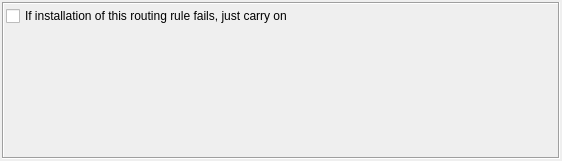
<ui version="4.0" >
 <class>RoutingRuleOptionsDialog_q</class>
 <widget class="QWidget" name="RoutingRuleOptionsDialog_q" >
  <property name="geometry" >
   <rect>
    <x>0</x>
    <y>0</y>
    <width>562</width>
    <height>161</height>
   </rect>
  </property>
  <property name="windowTitle" >
   <string>Routing Rule Options</string>
  </property>
  <layout class="QGridLayout" >
   <property name="margin" >
    <number>2</number>
   </property>
   <property name="spacing" >
    <number>2</number>
   </property>
   <item row="0" column="0" >
    <layout class="QVBoxLayout" >
     <property name="spacing" >
      <number>2</number>
     </property>
     <property name="margin" >
      <number>0</number>
     </property>
     <item>
      <widget class="QStackedWidget" name="wStack" >
       <property name="sizePolicy" >
        <sizepolicy vsizetype="Minimum" hsizetype="Preferred" >
         <horstretch>0</horstretch>
         <verstretch>0</verstretch>
        </sizepolicy>
       </property>
       <property name="frameShape" >
        <enum>QFrame::Box</enum>
       </property>
       <property name="frameShadow" >
        <enum>QFrame::Sunken</enum>
       </property>
       <widget class="QWidget" name="page0" >
        <layout class="QGridLayout" >
         <property name="margin" >
          <number>0</number>
         </property>
         <property name="spacing" >
          <number>2</number>
         </property>
         <item row="0" column="0" >
          <widget class="QFrame" name="frame1" >
           <property name="frameShape" >
            <enum>QFrame::NoFrame</enum>
           </property>
           <property name="frameShadow" >
            <enum>QFrame::Raised</enum>
           </property>
           <layout class="QGridLayout" >
            <property name="margin" >
             <number>2</number>
            </property>
            <property name="spacing" >
             <number>2</number>
            </property>
            <item row="2" column="0" colspan="3" >
             <widget class="QCheckBox" name="routing_non_critical_rule" >
              <property name="text" >
               <string>If installation of this routing rule fails, just carry on</string>
              </property>
             </widget>
            </item>
            <item row="5" column="0" >
             <spacer>
              <property name="orientation" >
               <enum>Qt::Vertical</enum>
              </property>
              <property name="sizeType" >
               <enum>QSizePolicy::MinimumExpanding</enum>
              </property>
              <property name="sizeHint" stdset="0" >
               <size>
                <width>20</width>
                <height>0</height>
               </size>
              </property>
             </spacer>
            </item>
           </layout>
          </widget>
         </item>
        </layout>
       </widget>
       <widget class="QWidget" name="page1" >
        <layout class="QGridLayout" >
         <property name="margin" >
          <number>0</number>
         </property>
         <property name="spacing" >
          <number>2</number>
         </property>
         <item row="0" column="0" >
          <widget class="QFrame" name="frame2" >
           <property name="frameShape" >
            <enum>QFrame::NoFrame</enum>
           </property>
           <property name="frameShadow" >
            <enum>QFrame::Raised</enum>
           </property>
           <layout class="QGridLayout" >
            <property name="margin" >
             <number>2</number>
            </property>
            <property name="spacing" >
             <number>2</number>
            </property>
            <item row="2" column="0" colspan="3" >
             <widget class="QLabel" name="hint_no_go" >
              <property name="text" >
               <string>No options available for routing rules of this firewall platform</string>
              </property>
              <property name="wordWrap" >
               <bool>false</bool>
              </property>
             </widget>
            </item>
            <item row="5" column="0" >
             <spacer>
              <property name="orientation" >
               <enum>Qt::Vertical</enum>
              </property>
              <property name="sizeType" >
               <enum>QSizePolicy::Expanding</enum>
              </property>
              <property name="sizeHint" stdset="0" >
               <size>
                <width>20</width>
                <height>50</height>
               </size>
              </property>
             </spacer>
            </item>
           </layout>
          </widget>
         </item>
        </layout>
       </widget>
      </widget>
     </item>
    </layout>
   </item>
  </layout>
 </widget>
 <layoutdefault spacing="2" margin="2" />
 <tabstops>
  <tabstop>routing_non_critical_rule</tabstop>
 </tabstops>
 <resources/>
 <connections>
  <connection>
   <sender>routing_non_critical_rule</sender>
   <signal>toggled(bool)</signal>
   <receiver>RoutingRuleOptionsDialog_q</receiver>
   <slot>changed()</slot>
   <hints>
    <hint type="sourcelabel" >
     <x>20</x>
     <y>20</y>
    </hint>
    <hint type="destinationlabel" >
     <x>20</x>
     <y>20</y>
    </hint>
   </hints>
  </connection>
 </connections>
</ui>
